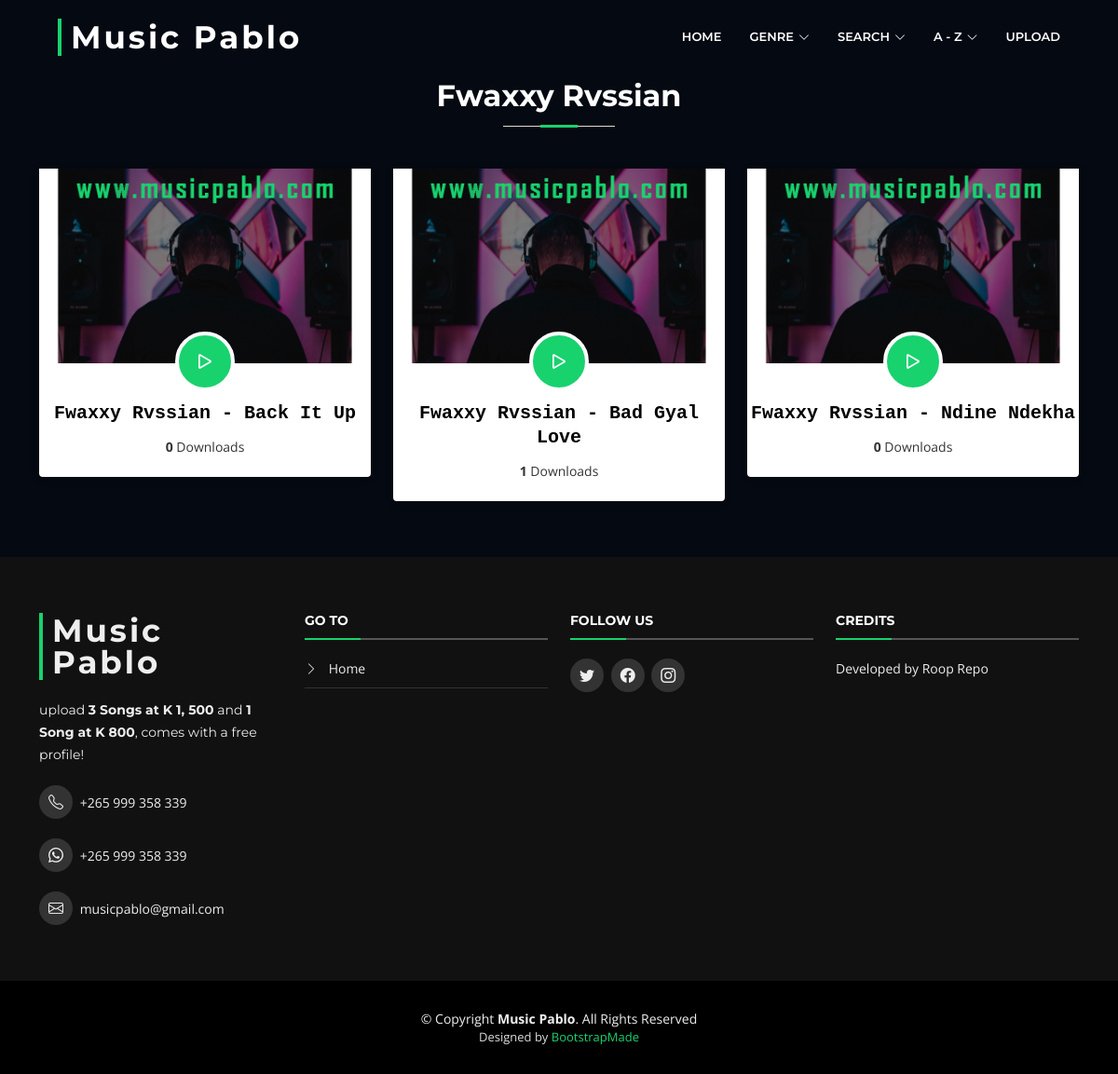
The app's page /aotw.php with its own data.
### tables this page shows
CREATE TABLE `aotw` (
  `id` int(200) NOT NULL,
  `artist` varchar(200) NOT NULL,
  `genre` varchar(200) NOT NULL,
  `story` varchar(1000) NOT NULL
);

CREATE TABLE `songs` (
  `id` int(200) NOT NULL,
  `artist` varchar(200) NOT NULL,
  `title` varchar(200) NOT NULL,
  `genre` varchar(200) NOT NULL,
  `song` varchar(200) NOT NULL,
  `artwork` varchar(200) NOT NULL,
  `time` varchar(200) NOT NULL,
  `date` varchar(200) NOT NULL,
  `downloads` int(200) NOT NULL,
  `link` varchar(2000) NOT NULL
);

### aotw.php (the view, shortened to what this page needs)
<?php
  include 'conn.php';
?>
<!DOCTYPE html>
<html lang="en">
<head>
  <link href="assets/vendor/animate.css/animate.min.css" rel="stylesheet">
  <link href="assets/vendor/aos/aos.css" rel="stylesheet">
  <link href="assets/vendor/bootstrap/css/bootstrap.min.css" rel="stylesheet">
  <link href="assets/vendor/bootstrap-icons/bootstrap-icons.css" rel="stylesheet">
  <link href="assets/vendor/glightbox/css/glightbox.min.css" rel="stylesheet">
  <link href="assets/vendor/swiper/swiper-bundle.min.css" rel="stylesheet">
  <link href="assets/css/style.css" rel="stylesheet">
</head>
<body>
  <header id="header" class="fixed-top d-flex align-items-center header-transparent">
    <div class="container-fluid">
      <div class="row justify-content-center align-items-center">
        <div class="col-xl-11 d-flex align-items-center justify-content-between">
          <h1 class="logo"><a href="index.php">Music Pablo</a></h1>
          <nav id="navbar" class="navbar">
            <ul>
              <li><a class="nav-link scrollto" href="index.php">Home</a></li>
              <li class="dropdown"><a href="#"><span>Genre</span> <i class="bi bi-chevron-down"></i></a>
              </li>
              <li class="dropdown"><a href="#"><span>Search</span> <i class="bi bi-chevron-down"></i></a>
              </li>
              <li class="dropdown dropdown1"><a href="#"><span>A - Z</span> <i class="bi bi-chevron-down"></i></a>
              </li>
              <li><a class="nav-link scrollto" href="#footer">Upload</a></li>
            </ul>
          </nav>
        </div>
      </div>
    </div>
  </header>
  <main id="main">
    <section id="topten">
      <div class="container" data-aos="fade-up">
        <header class="section-header section-header-new">
          <br>
          <?php
            $sql = "SELECT * FROM aotw";
            $result = mysqli_query($conn,$sql);
            $row = mysqli_fetch_array($result);
              $artist = $row['artist'];
              echo "<h3>$artist</h3>";
          ?>
          <br>
        </header>
        <div class="row topten-cols">
          <?php
            $sql = "SELECT * FROM aotw";
            $result = mysqli_query($conn,$sql);
            $row = mysqli_fetch_array($result);
              $artist = $row['artist'];
              $sql2 = "SELECT * FROM songs WHERE artist='$artist'";
              $result2 = mysqli_query($conn,$sql2);
              while($row2=mysqli_fetch_array($result2)){
                $id       = $row2['id'];
                $artist2  = $row2['artist'];
                $title    = $row2['title'];
                $artwork  = $row2['artwork'];
                $downloads  = $row2['downloads'];
                $link = $row2['link'];
                echo"
                <div class='col-md-4' data-aos='fade-up' data-aos-delay='100'>
                  <div class='topten-col'>
                    <div class='img'>
                      <img src='artworks/$artwork' alt='' class='img-fluid'>
                      <form action='aotw.php' method='POST' enctype='multipart/form-data'>
                        <a class='icon' href='$link'><i class='bi bi-play'></i></a>
                        <input type='radio' name='songId' value='$id' checked hidden>
                      </form>
                    </div>
                    <form action='aotw.php' method='POST' enctype='multipart/form-data'>
                      <h2 class='title'><a href='$link' class='songButton'>$artist2 - $title</a></h2>
                      <input type='radio' name='songId' value='$id' checked hidden>
                    </form>
                    <p class='text-center'>
                      <b>$downloads</b> Downloads
                    </p>
                  </div>
                </div>
                ";
              }
          ?>
        </div>
      </div>
    </section>
  </main>
  <footer id="footer">
    <div class="footer-top">
      <div class="container">
        <div class="row">
          <div class="col-lg-3 col-md-6 footer-info">
            <h3>Music Pablo</h3>
            <p>
              upload <b>3 Songs at K 1, 500</b> and <b>1 Song at K 800</b>, comes with a free profile!
            </p>
            <br>
            <div class="social-links">
              <a href="tel:+265999358339" class="twitter"><i class="bi bi-telephone"></i></a> +265 999 358 339<br><br>
              <a href="tel:+265999358339" class="facebook"><i class="bi bi-whatsapp"></i></a> +265 999 358 339<br><br>
              <a href="mailto:musicpablo@gmail.com" class="instagram"><i class="bi bi-envelope"></i></a> musicpablo@gmail.com
            </div>
          </div>
          <div class="col-lg-3 col-md-6 footer-links">
            <h4>Go To</h4>
            <ul>
              <li><i class="bi bi-chevron-right"></i> <a href="index.php">Home</a></li>
            </ul>
          </div>
          <div class="col-lg-3 col-md-6 footer-contact">
            <h4>Follow Us</h4>
            <div class="social-links">
              <a href="#" class="twitter"><i class="bi bi-twitter"></i></a>
              <a href="#" class="facebook"><i class="bi bi-facebook"></i></a>
              <a href="#" class="instagram"><i class="bi bi-instagram"></i></a>
            </div>
          </div>
          <div class="col-lg-3 col-md-6 footer-newsletter">
            <h4>Credits</h4>
            <p>Developed by Roop Repo</p>
          </div>
        </div>
      </div>
    </div>
    <div class="container">
      <div class="copyright">
        &copy; Copyright <strong>Music Pablo</strong>. All Rights Reserved
      </div>
      <div class="credits">
        Designed by <a href="https://bootstrapmade.com/">BootstrapMade</a>
      </div>
    </div>
  </footer>
</body>
</html>

### aotw.php (style rules this page uses)
.section-header-new h3 { color: #fff; text-transform: capitalize; }
#topten .topten-col h2 a { font-family: monospace; }
.songButton { background-color: transparent; border: none; color: black; font-family: monospace; font-weight: bold; }

### records on screen
aotw: artist "Fwaxxy Rvssian"
songs: artwork (placeholder picture), artist "Fwaxxy Rvssian", title "Back It Up", downloads "0"
songs: artwork (placeholder picture), artist "Fwaxxy Rvssian", title "Bad Gyal Love", downloads "1"
songs: artwork (placeholder picture), artist "Fwaxxy Rvssian", title "Ndine Ndekha", downloads "0"
